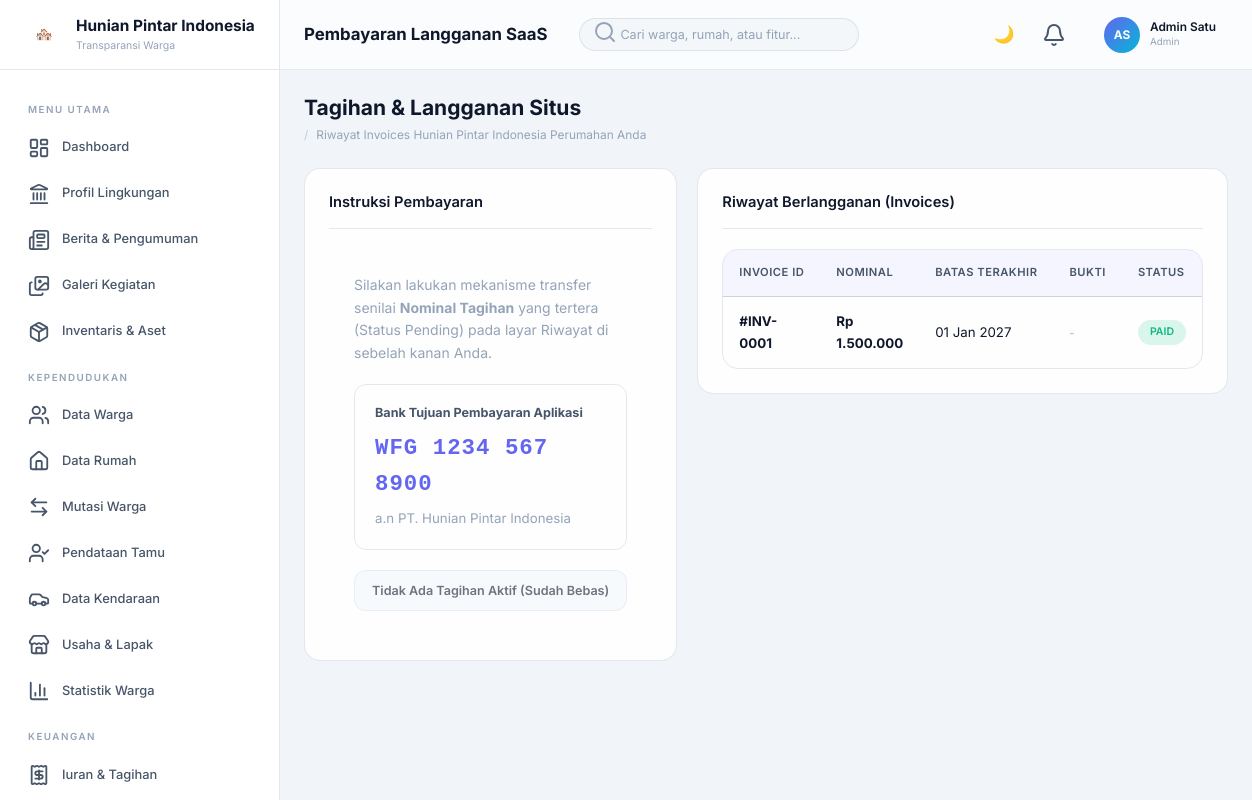
The page /saas_payment.php (signed in) on the database its author committed.
### tables this page shows
CREATE TABLE users (
    id INT AUTO_INCREMENT PRIMARY KEY,
    tenant_id INT,
    name VARCHAR(100) NOT NULL,
    email VARCHAR(100) NOT NULL UNIQUE,
    phone VARCHAR(20),
    password VARCHAR(255) NOT NULL,
    role ENUM('superadmin','admin','pengurus','warga','kolektor','security') NOT NULL DEFAULT 'warga',
    avatar VARCHAR(255),
    resident_id INT DEFAULT NULL,
    is_active TINYINT(1) DEFAULT 1,
    last_login DATETIME,
    created_at TIMESTAMP DEFAULT CURRENT_TIMESTAMP,
    updated_at TIMESTAMP DEFAULT CURRENT_TIMESTAMP ON UPDATE CURRENT_TIMESTAMP,
    FOREIGN KEY (tenant_id) REFERENCES tenants(id) ON DELETE CASCADE
);

CREATE TABLE subscriptions (
    id INT AUTO_INCREMENT PRIMARY KEY,
    tenant_id INT NOT NULL,
    amount DECIMAL(12,2) NOT NULL,
    payment_status ENUM('pending','paid','failed') DEFAULT 'pending',
    payment_method VARCHAR(50),
    payment_proof VARCHAR(255),
    expired_at DATE NOT NULL,
    created_at TIMESTAMP DEFAULT CURRENT_TIMESTAMP,
    FOREIGN KEY (tenant_id) REFERENCES tenants(id) ON DELETE CASCADE
);

### saas_payment.php (the view, shortened to what the rows shown need)
<?php
$pageTitle = 'Pembayaran Langganan SaaS';
require_once 'classes/Auth.php';
require_once 'classes/Database.php';
?>
<?php include 'includes/header.php'; ?>
<?php
$db = Database::getInstance();
$tenant_id = (int)$currentUser['tenant_id'];
$tenant = $db->fetch("SELECT subscription_status, expired_at FROM tenants WHERE id = ?", [$tenant_id]);
$sub_status = $tenant ? $tenant['subscription_status'] : 'active';
$invoices = $db->fetchAll("SELECT * FROM subscriptions WHERE tenant_id = ? ORDER BY created_at DESC", [$tenant_id]);
?>
<div class="app-layout">
  <?php if (in_array($sub_status, ['expired', 'suspended'])): ?>
    <div style="width:100%; max-width: 1000px; margin: 40px auto; padding: 20px;">
  <?php else: ?>
    <?php include 'includes/sidebar.php'; ?>
    <div class="main-wrapper">
      <?php include 'includes/topbar.php'; ?>
      <main class="main-content">
  <?php endif; ?>
      <?php if (in_array($sub_status, ['expired', 'suspended'])): ?>
      <div style="background:var(--danger); color:white; padding: 25px; border-radius: var(--radius-lg); margin-bottom: 30px; text-align:center; box-shadow:var(--shadow-lg);">
        <h2 style="margin-bottom: 15px; font-size:1.7rem;">⚠️ AKSES FASILITAS DIBEKUKAN SEMENTARA</h2>
        <p style="font-size:1rem; line-height:1.6;">Akses Dasbor Admin dan seluruh fungsi Warga untuk komunitas Anda sedang ditangguhkan pusat.<br>Silakan selesaikan kewajiban tagihan berlangganan yang tertunda untuk mengaktifkan kembali layanan secara instan.</p>
        <div style="margin-top:25px;">
            <a href="logout.php" class="btn" style="background:white; color:var(--danger); font-weight:800; border:none; padding:10px 25px;">Keluar (Logout System)</a>
        </div>
      </div>
      <?php else: ?>
      <div class="page-header">
        <div>
          <h1>Tagihan & Langganan Situs</h1>
        </div>
      </div>
      <?php endif; ?>
      <div class="grid-2">
        <div class="card" style="align-self: flex-start;">
            <div class="table-container" style="max-height:500px; overflow-y:auto;">
                <table class="table" style="font-size:0.95rem;">
                    <thead>
                        <tr>
                            <th>Invoice ID</th>
                            <th>Nominal</th>
                            <th>Batas Terakhir</th>
                            <th>Bukti</th>
                            <th>Status</th>
                        </tr>
                    </thead>
                    <tbody>
                        <?php foreach($invoices as $inv):
                            $badge = 'badge-warning';
                            if ($inv['payment_status'] === 'paid') $badge = 'badge-success';
                            elseif ($inv['payment_status'] === 'failed') $badge = 'badge-danger';
                        ?>
                        <tr>
                            <td><strong>#INV-<?= str_pad($inv['id'], 4, '0', STR_PAD_LEFT) ?></strong></td>
                            <td style="font-weight:700; color:var(--text-main);">Rp <?= number_format($inv['amount'], 0, ',', '.') ?></td>
                            <td><?= date('d M Y', strtotime($inv['expired_at'])) ?></td>
                            <td>
                                <?php if (!empty($inv['payment_proof'])): ?>
                                <a href="<?= htmlspecialchars($inv['payment_proof']) ?>" target="_blank" title="Lihat Bukti Transfer" style="display:inline-flex; align-items:center; gap:4px; color:var(--primary); font-size:0.8rem; text-decoration:none; font-weight:600;">
                                    <i data-lucide="file-image" style="width:14px;height:14px;"></i> Lihat
                                </a>
                                <?php else: ?>
                                <span style="color:var(--text-muted); font-size:0.75rem;">-</span>
                                <?php endif; ?>
                            </td>
                            <td><span class="badge <?= $badge ?>"><?= strtoupper($inv['payment_status']) ?></span></td>
                        </tr>
                        <?php endforeach; ?>
                    </tbody>
                </table>
            </div>
        </div>
      </div>
  <?php if (in_array($sub_status, ['expired', 'suspended'])): ?>
    </div>
  <?php else: ?>
      </main>
    </div>
  <?php endif; ?>
</div>
<?php include 'includes/footer.php'; ?>

### includes/topbar.php (shortened to what the rows shown need)
<?php
$user = Auth::user();
$initials = '';
if ($user) {
    $parts = explode(' ', $user['name']);
    $initials = strtoupper(substr($parts[0], 0, 1) . (isset($parts[1]) ? substr($parts[1], 0, 1) : ''));
}
$roleLabels = ['superadmin' => 'Superadmin', 'admin' => 'Admin', 'pengurus' => 'Pengurus', 'warga' => 'Warga', 'kolektor' => 'Kolektor', 'security' => 'Security'];
$roleLabel = $roleLabels[$user['role'] ?? 'warga'] ?? 'Warga';
?>
<header class="topbar" id="topbar">
  <div class="topbar-left">
    <h1 class="topbar-title"><?= htmlspecialchars($pageTitle ?? 'Dashboard') ?></h1>
    <div class="topbar-search">
      <span class="search-icon"><i data-lucide="search"></i></span>
      <input type="text" placeholder="Cari warga, rumah, atau fitur..." id="globalSearch">
    </div>
  </div>
  <div class="topbar-right">
    <button class="topbar-btn" id="darkModeToggle" title="Toggle Theme">🌙</button>
    <div style="position:relative; display:flex; align-items:center;">
      <button class="topbar-btn" id="notifBtn" title="Notifikasi">
        <i data-lucide="bell"></i>
      </button>
    </div>
    <div class="user-menu" id="userMenu" style="cursor:pointer; position:relative; margin-left:15px;">
      <?php if ($user['avatar'] && file_exists($user['avatar'])): ?>
        <img src="<?= $user['avatar'] ?>" class="user-avatar" style="object-fit:cover;">
      <?php else: ?>
        <div class="user-avatar"><?= $initials ?></div>
      <?php endif; ?>
      <div class="user-info"><span class="user-name"><?= htmlspecialchars($user['name'] ?? 'User') ?></span><span class="user-role"><?= $roleLabel ?></span></div>
    </div>
  </div>
</header>

### rows shown on the page
users: name "AS", name "Admin Satu", role "Admin"
subscriptions: id "0001", amount "1.500.000", expired_at "01 Jan 2027", payment_status "PAID"

### other values the page prints
$GLOBAL_SETTINGS['app_name'] "Hunian Pintar Indonesia"
$pageTitle "Pembayaran Langganan SaaS"
$appSettings['app_name'] "Hunian Pintar Indonesia"
$bank['name'] "WFG"
$bank['number'] "1234 567 8900"
$bank['holder'] "PT. Hunian Pintar Indonesia"
